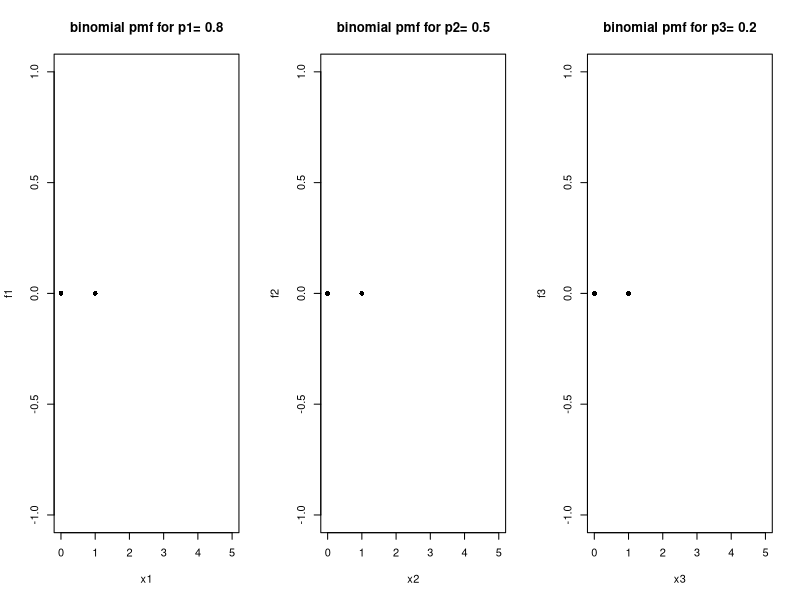
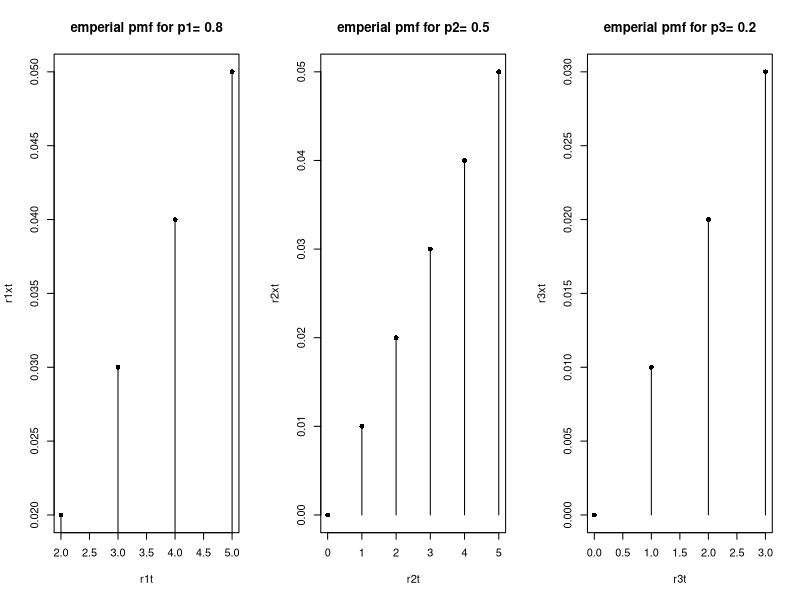
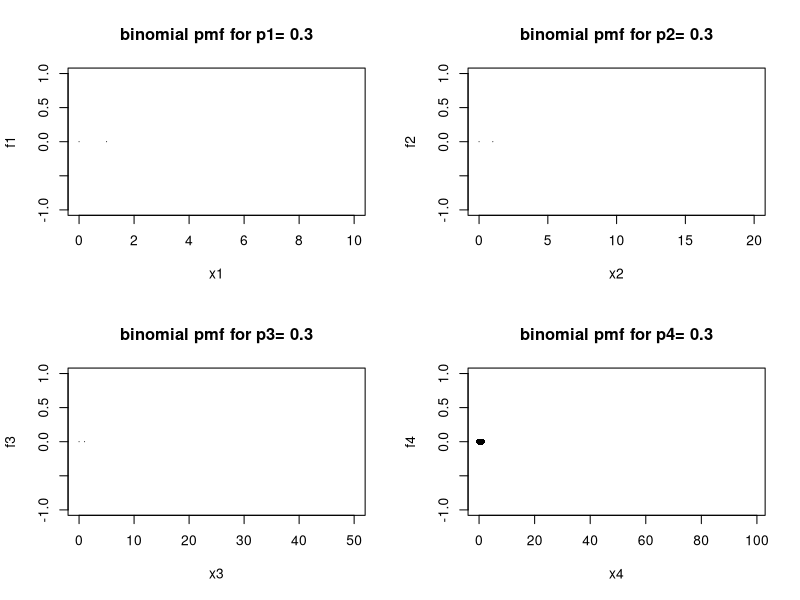

Recreate these plots in R, in order.
#experiment 16

cn=function(n,x)
{
  c1=factorial(n)/(factorial(x)*factorial(n-x))
  return(c1)
}
binomial=function(n,x,p)
{
  fx=cn(n,x)*p^x*(1-p)^(n-x)
  return(fx)
}

#i)consider 3 binomial distribution----------relative frequency distribution
#a)
n1=5
x1=0:5
p1=0.8
f1=binomial(n1,p1,x1)

n2=5
x2=0:5
p2=0.5
f2=binomial(n2,p2,x2)

n3=5
x3=0:5
p3=0.2
f3=binomial(n3,p3,x3)

par(mfrow=c(1,3))
plot(x1,f1,type="h", main=paste("binomial pmf for p1=",p1))
points(x1,f1,pch=16)

plot(x2,f2,type="h", main=paste("binomial pmf for p2=",p2))
points(x2,f2,pch=16)

plot(x3,f3,type="h", main=paste("binomial pmf for p3=",p3))
points(x3,f3,pch=16)


#b)
set.seed(4000)
r1=rbinom(100,n1,p1)
r1t=sort(unique(r1))
r1x=table(r1)
r1xt=r1t/length(r1)

set.seed(4000)
r2=rbinom(100,n2,p2)
r2t=sort(unique(r2))
r2x=table(r2)
r2xt=r2t/length(r2)

set.seed(4000)
r3=rbinom(100,n3,p3)
r3t=sort(unique(r3))
r3x=table(r3)
r3xt=r3t/length(r3)

par(mfrow=c(1,3))
plot(r1t,r1xt,type="h", main=paste("emperial pmf for p1=",p1))
points(r1t,r1xt,pch=16)

plot(r2t,r2xt,type="h", main=paste("emperial pmf for p2=",p2))
points(r2t,r2xt,pch=16)

plot(r3t,r3xt,type="h", main=paste("emperial pmf for p3=",p3))
points(r3t,r3xt,pch=16)

#ii)for n= 10 ,20, 50, 99 plot pmf of binomial distribution for p=0.3
n1=10
x1=0:10
p1=0.3
f1=binomial(n1,p1,x1)

n2=20
x2=0:20
p2=0.3
f2=binomial(n2,p2,x2)

n3=50
x3=0:50
p3=0.3
f3=binomial(n3,p3,x3)

n4=99
x4=0:99
p4=0.3
f4=binomial(n4,p4,x4)

par(mfrow=c(2,2))
plot(x1,f1,type="h", main=paste("binomial pmf for p1=",p1))
plot(x2,f2,type="h", main=paste("binomial pmf for p2=",p2))
plot(x3,f3,type="h", main=paste("binomial pmf for p3=",p3))
plot(x4,f4,type="h", main=paste("binomial pmf for p4=",p4))

points(x1,f1,pch=16)
points(x2,f2,pch=16)
points(x3,f3,pch=16)
points(x4,f4,pch=16)